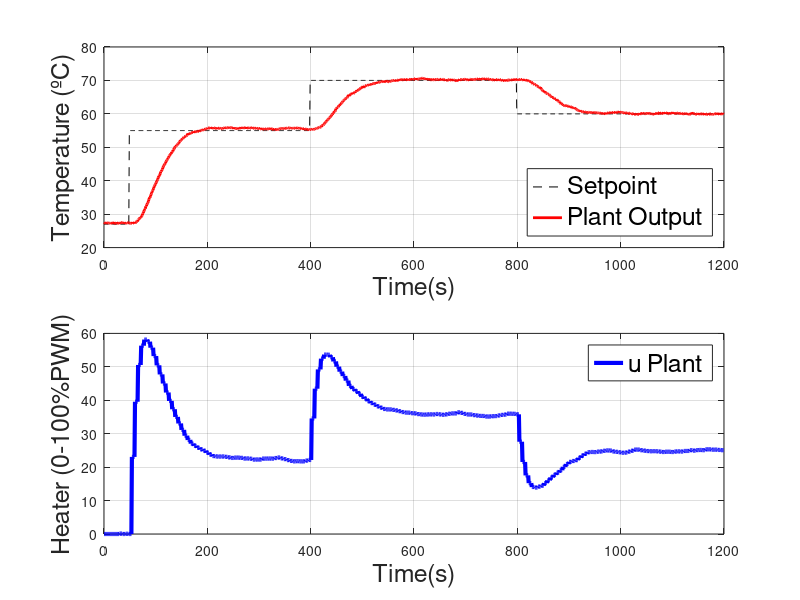

Here is the MATLAB script that generated this plot: (Note: this script raises an error after producing the figure.)
%Plot plant dmc result

clc;clear;

load('simuDMC_plant.mat')


tempPlanta = tempDMC; % Plant Temperature
setPoint = setpoint;   % reference
uPlanta = uDMC;    % Controller action

Ts=1; %sample time 1s
time = 1200; %simulation time
t = (0:Ts:time-1)';
subplot(2,1,1)
plot(t,setPoint,'--k',t,tempPlanta,'-r','Linewidth',2)
xlabel('Time(s)','FontSize', 18);
ylabel('Temperature (ºC)','FontSize', 18);
legend('Setpoint','Plant Output','Location','SouthEast','FontSize', 18)
grid on;
subplot(2,1,2)
plot(t,uPlanta,'b','Linewidth',3)
xlabel('Time(s)','FontSize', 18);
ylabel('Heater (0-100%PWM)','FontSize', 18);
legend('u Plant' ,'FontSize', 18)
grid on;

[ISE, IAE, ITAE] = performance_eval(setPoint,tempPlanta,t);